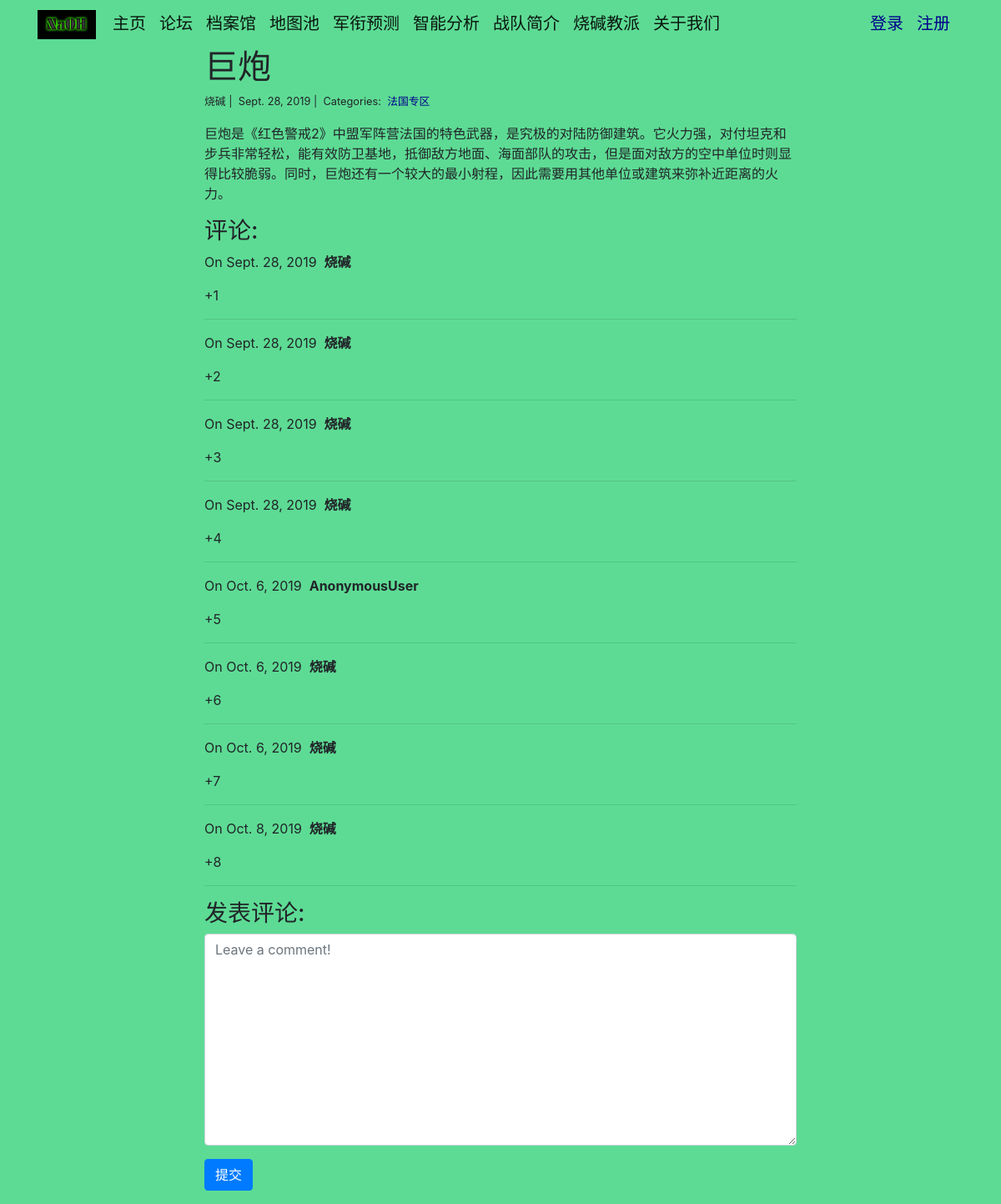
The app's page /blog/12/, older data.
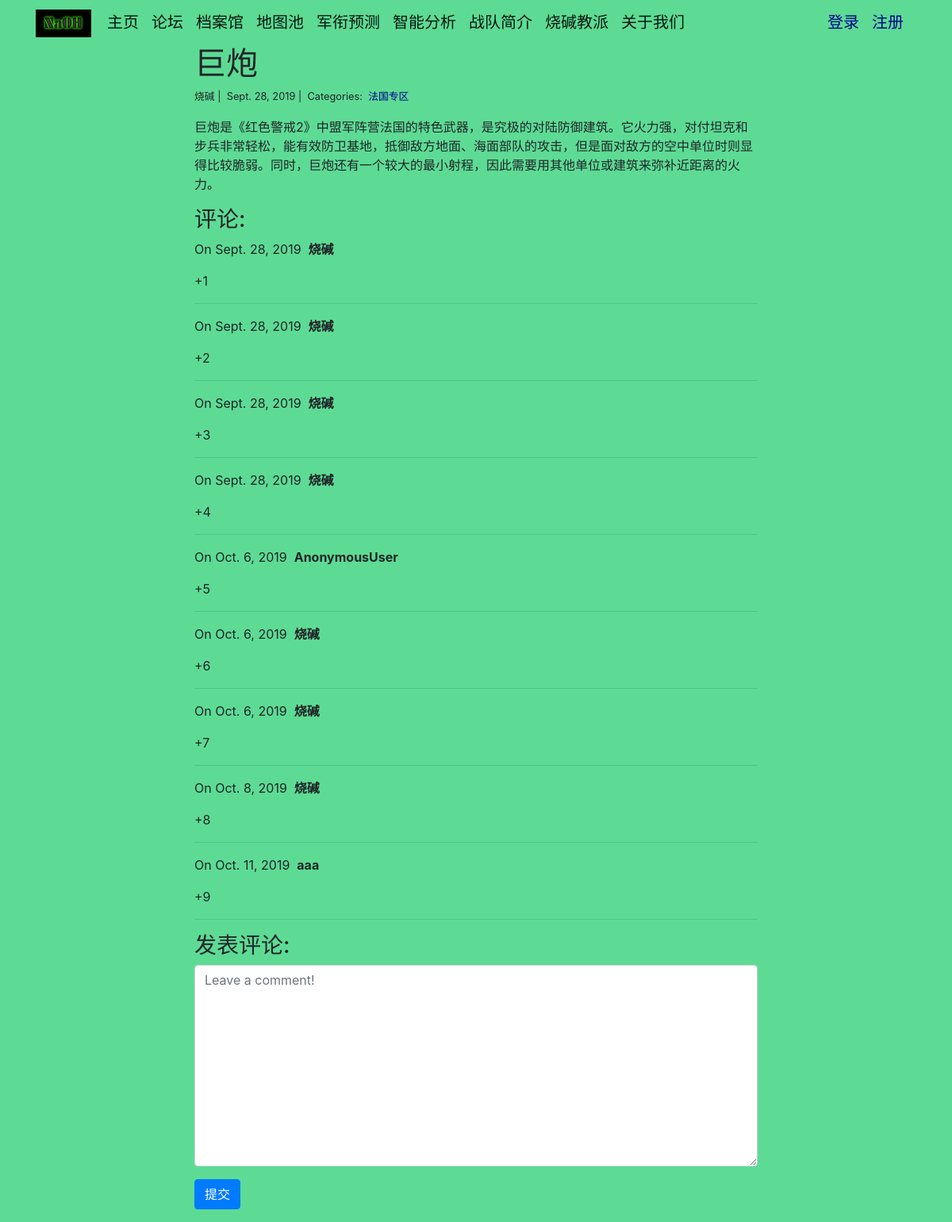
The same page, newer data.
### blog/models.py (models this page shows)
class Category(models.Model):
    name = models.CharField(max_length=20)

class Comment(models.Model):
    author = models.CharField(max_length=60)
    body = models.TextField()
    created_on = models.DateTimeField(auto_now_add=True)
    post = models.ForeignKey('Post', on_delete=models.CASCADE)

### blog/views.py (the view, shortened to what this page needs)
# urls.py: path("<int:pk>/", views.blog_detail, name="blog_detail"),
def blog_detail(request, pk):
    post = Post.objects.get(pk=pk)
    form = CommentForm()
    finished = False
    comments = Comment.objects.filter(post=post)
    language = select_language(request)
    context = {
        "post": post,
        "comments": comments,
        "form": form,
        "language": language,
        "finished": finished
    }
    return render(request, "blog_detail.html", context)

### blog/forms.py
class CommentForm(forms.Form):
    body = forms.CharField(widget=forms.Textarea(
        attrs={
            "class": "form-control",
            "placeholder": "Leave a comment!"
        })
    )

### blog/views.py (called while the page is built)
def select_language(request):
    language = 'English'
    if request.user.is_authenticated:
        if request.session.get(request.user.username, None) == None:
            request.session[request.user.username] = 'Chinese'
        language = request.session[request.user.username]
    return language

### blog/templates/blog_detail.html (shortened to what this page needs)
{% extends "base.html" %}
{% block page_content %}
<div class="col-md-8 offset-md-2">
    <h1>{{ post.title }}</h1>
    <small>
        {{ post.author }} |&nbsp;
        {{ post.created_on.date }} |&nbsp;
        Categories:&nbsp;
        {% for category in post.categories.all %}
        <a style="color: #00008B;" href="{% url 'blog_category' category.name %}">
            {{ category.name }}
        </a>&nbsp;
        {% endfor %}
    </small>
    <p>{{ post.body | linebreaks }}</p>
    <h3>评论:</h3>
    {% for comment in comments %}
    <p>
        On {{ comment.created_on.date }}&nbsp;
        <b>{{ comment.author }}</b>
    </p>
    <p>{{ comment.body }}</p>
    <hr>
    {% endfor %}
    <h3>发表评论:</h3>
    <form action="/blog/{{ post.pk }}/" method="post">
        <div class="form-group">
            {{ form.body }}
        </div>
        <button type="submit" class="btn btn-primary">提交</button>
    </form>
</div>
{% endblock %}

Row changes from the older to the newer data that the page shows:
added Comment: created_on "Oct. 11, 2019", author "aaa", body "+9"
